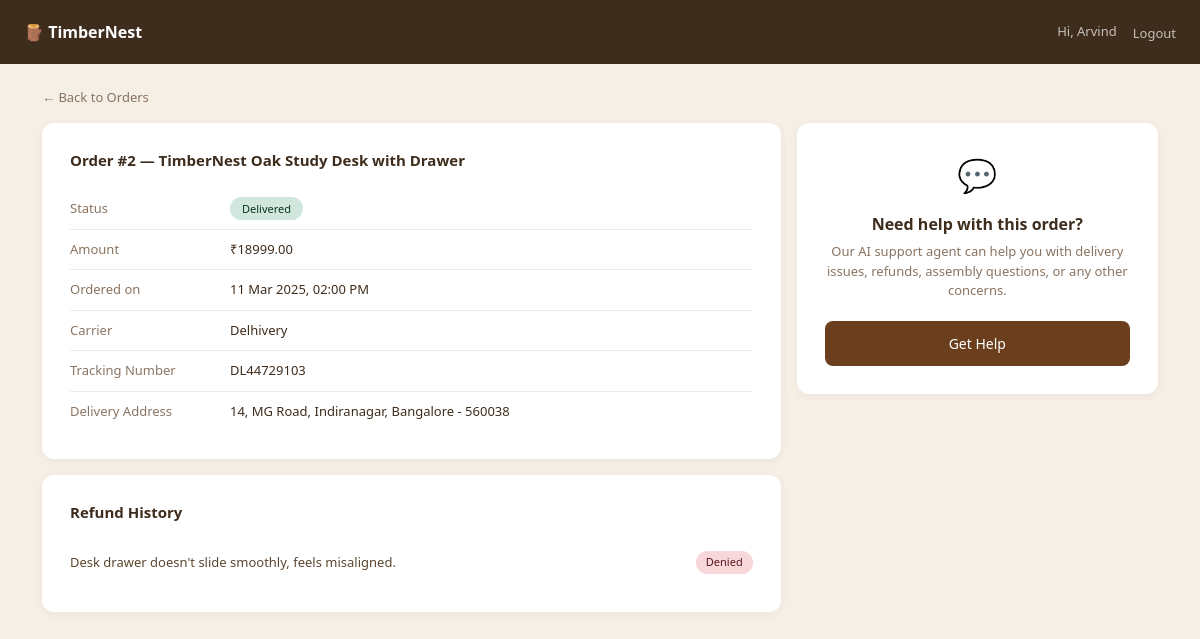
Screenshot of /orders/2/ (signed in) with the database file from the repository.
### orders/models.py (models this page shows, shortened)
class Order(models.Model):
    STATUS_CHOICE = [
        ("pending", "Pending"),
        ("dispatched", "Dispatched"),
        ("delivered", "Delivered"),
        ("cancelled", "Cancelled")
    ]
    user = models.ForeignKey(User, on_delete=models.CASCADE, related_name="orders")
    product = models.ForeignKey(Product, on_delete=models.SET_NULL, null=True, related_name="orders")
    product_name = models.CharField(max_length=255)
    amount = models.DecimalField(max_digits=10, decimal_places=2)
    status = models.CharField(max_length=100, choices=STATUS_CHOICE, default="pending")
    carrier = models.CharField(max_length=100, blank=True)
    tracking_number = models.CharField(max_length=100, blank=True)
    delivery = models.TextField(blank=True)
    created_at = models.DateTimeField(auto_now_add=True)
    updated_at = models.DateTimeField(auto_now=True, null=True)

class RefundRequest(models.Model):
    STATUS_CHOICE = [
        ("pending", "Pending"),
        ("approved", "Approved"),
        ("denied", "Denied"),
    ]
    order = models.ForeignKey(Order, on_delete=models.CASCADE, related_name="refund_requests")
    user = models.ForeignKey(User, on_delete=models.CASCADE, related_name="refund_requests")
    reason = models.TextField()
    status = models.CharField(max_length=100, choices=STATUS_CHOICE, default="pending")
    created_at = models.DateTimeField(auto_now_add=True)

### orders/views.py (the view)
# urls.py: path("<int:order_id>/", views.order_detail, name="order_detail"),
@login_required
def order_detail(request, order_id):
    order = get_object_or_404(Order, id=order_id, user=request.user)
    refunds = RefundRequest.objects.filter(order=order)
    context = {
        "order": order,
        "refunds": refunds
    }
    return render(request, "order_detail.html", context)

### templates/order_detail.html (shortened to what this page needs)
<!DOCTYPE html>
<html lang="en">
<head>
  <link href="https://cdn.jsdelivr.net/npm/bootstrap@5.3.0/dist/css/bootstrap.min.css" rel="stylesheet"/>
</head>
<body>
<nav class="navbar d-flex align-items-center justify-content-between">
  <span class="navbar-brand">🪵 TimberNest</span>
  <div class="d-flex align-items-center">
    <span class="navbar-text">Hi, {{ request.user.first_name }}</span>
    <form method="POST" action="{% url 'logout' %}" style="display:inline;">
      <button type="submit" class="logout-btn">Logout</button>
    </form>
  </div>
</nav>
<div class="container">
  <a href="{% url 'orders_list' %}" class="back-link">← Back to Orders</a>
  <div class="row g-3">
    <div class="col-md-8">
      <div class="detail-card">
        <h6>Order #{{ order.id }} — {{ order.product_name }}</h6>
        <div class="detail-row">
          <span class="detail-label">Status</span>
          <span class="detail-value">
            <span class="badge-{{ order.status }}">
              {{ order.get_status_display }}
            </span>
          </span>
        </div>
        <div class="detail-row">
          <span class="detail-label">Amount</span>
          <span class="detail-value">₹{{ order.amount }}</span>
        </div>
        <div class="detail-row">
          <span class="detail-label">Ordered on</span>
          <span class="detail-value">{{ order.created_at|date:"d M Y, h:i A" }}</span>
        </div>
        {% if order.carrier %}
        <div class="detail-row">
          <span class="detail-label">Carrier</span>
          <span class="detail-value">{{ order.carrier }}</span>
        </div>
        {% endif %}
        {% if order.tracking_number %}
        <div class="detail-row">
          <span class="detail-label">Tracking Number</span>
          <span class="detail-value">{{ order.tracking_number }}</span>
        </div>
        {% endif %}
        {% if order.delivery %}
        <div class="detail-row">
          <span class="detail-label">Delivery Address</span>
          <span class="detail-value">{{ order.delivery }}</span>
        </div>
        {% endif %}
      </div>
      {% if refunds %}
      <div class="detail-card">
        <h6>Refund History</h6>
        {% for refund in refunds %}
        <div class="refund-item">
          <span class="refund-reason">{{ refund.reason }}</span>
          <span class="badge-{{ refund.status }}">
            {{ refund.get_status_display }}
          </span>
        </div>
        {% endfor %}
      </div>
      {% endif %}
    </div>
    <div class="col-md-4">
        <div class="help-card" id="help-card">
          <div style="font-size:32px;">💬</div>
          <h6>Need help with this order?</h6>
          <p>Our AI support agent can help you with delivery issues, refunds, assembly questions, or any other concerns.</p>
          <button onclick="showChat()" class="btn-help">Get Help</button>
        </div>
      </div>
  </div>
</div>
</body>
</html>

### templates/order_detail.html (style rules this page uses)
body { background: #f5efe6; font-family: 'Segoe UI', sans-serif; }
.navbar { background: #3e2c1c; padding: 14px 24px; }
.navbar-brand { color: #fff; font-weight: 700; font-size: 16px; }
.navbar-text { color: rgba(255,255,255,0.7); font-size: 13px; }
.logout-btn { color: rgba(255,255,255,0.7); font-size: 13px; background: none; border: none; cursor: pointer; margin-left: 16px; padding: 0; }
.back-link { font-size: 13px; color: #8a7461; text-decoration: none; display: inline-block; margin: 24px 0 16px; }
.detail-card { background: #fff; border-radius: 12px; padding: 28px; box-shadow: 0 2px 8px rgba(76,52,32,0.06); margin-bottom: 16px; }
.detail-card h6 { font-weight: 700; color: #3e2c1c; margin: 0 0 20px; font-size: 15px; }
.detail-row { display: flex; padding: 10px 0; border-bottom: 1px solid #f1ece3; font-size: 13px; }
.detail-row:last-child { border-bottom: none; }
.detail-label { color: #8a7461; width: 160px; flex-shrink: 0; }
.detail-value { color: #3e2c1c; font-weight: 500; }
.badge-delivered { background: #d1e7dd; color: #0a3622; padding: 4px 12px; border-radius: 20px; font-size: 11px; font-weight: 500; }
.refund-item { display: flex; justify-content: space-between; align-items: center; padding: 10px 0; border-bottom: 1px solid #f1ece3; font-size: 13px; }
.refund-item:last-child { border-bottom: none; }
.refund-reason { color: #5c4630; }
.badge-denied { background: #f8d7da; color: #58151c; padding: 3px 10px; border-radius: 20px; font-size: 11px; font-weight: 500; }
.help-card { background: #fff; border-radius: 12px; padding: 28px; box-shadow: 0 2px 8px rgba(76,52,32,0.06); text-align: center; }
.help-card h6 { font-weight: 700; color: #3e2c1c; margin: 16px 0 8px; }
.help-card p { font-size: 13px; color: #8a7461; margin: 0 0 20px; }
.btn-help { background: #6b3f1d; color: #fff; border: none; border-radius: 8px; padding: 12px 24px; font-size: 14px; font-weight: 500; text-decoration: none; display: inline-block; width: 100%; }

### rows the page displays
Order: id "2", product_name "TimberNest Oak Study Desk with Drawer", status "Delivered", amount "18999.00", created_at "11 Mar 2025, 02:00 PM", carrier "Delhivery", tracking_number "DL44729103", delivery "14, MG Road, Indiranagar, Bangalore - 560038"
RefundRequest: reason "Desk drawer doesn't slide smoothly, feels misaligned.", status "Denied"

### other values shown
{{ request.user.first_name }} "Arvind"
